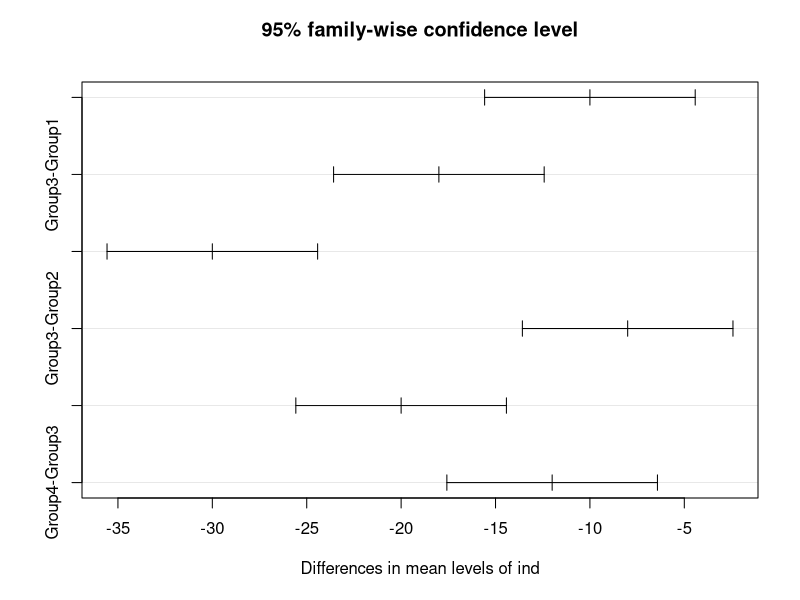

Recreate this plot in R.
# Analysis of Variance Example (ANOVA)
# MyBookSucks.Com "PartyMoreStudyLess

Group1 <- c(85,86,84,82,83)
Group2 <- c(74,72,70,75,79)
Group3 <- c(69,66,65,63,67)
Group4 <- c(47,57,55,58,53)

Combined_Groups <- data.frame(cbind(Group1, Group2, Group3,Group4)) # combines the data into a single data set.
Combined_Groups # shows spreadsheet like results
summary(Combined_Groups)  # min, median, mean, max

Stacked_Groups <- stack(Combined_Groups)
Stacked_Groups #shows the table Stacked_Groups

Anova_Results <- aov(values ~ ind, data = Stacked_Groups) 
tk <-TukeyHSD(Anova_Results)
tk
plot(tk)

